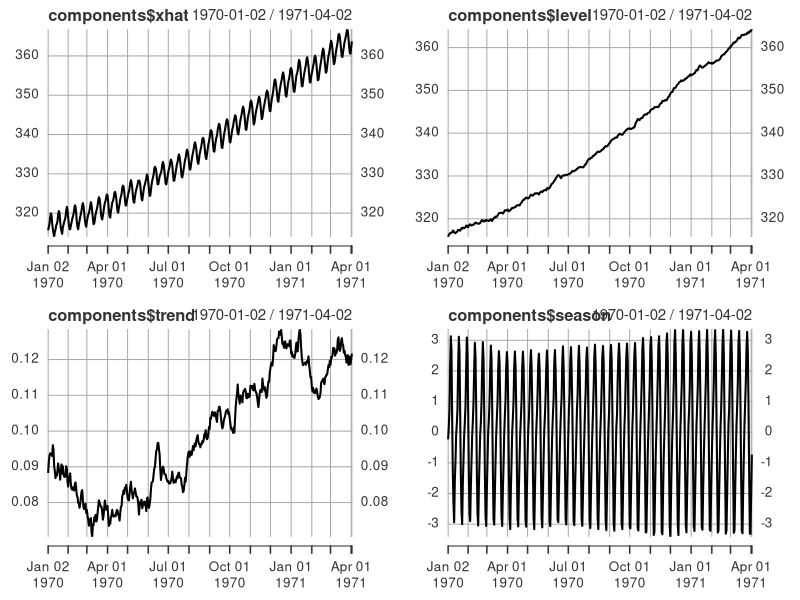
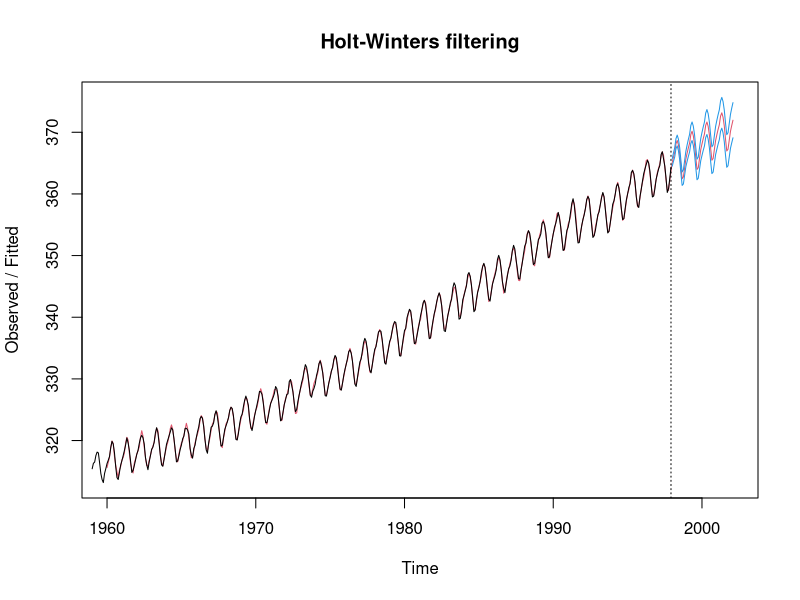
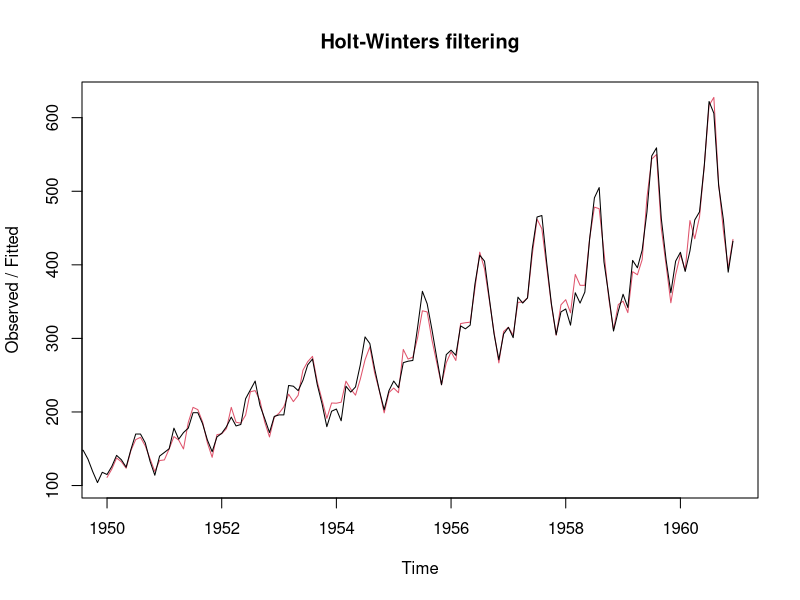
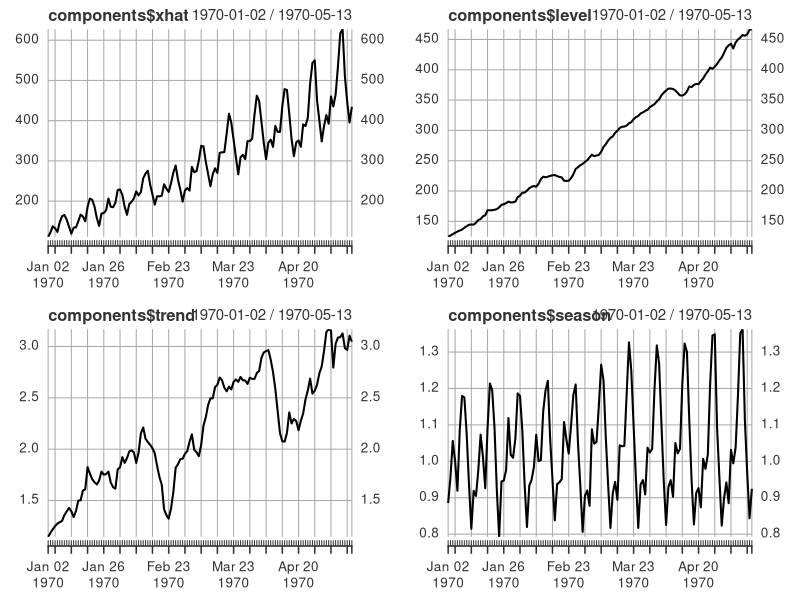
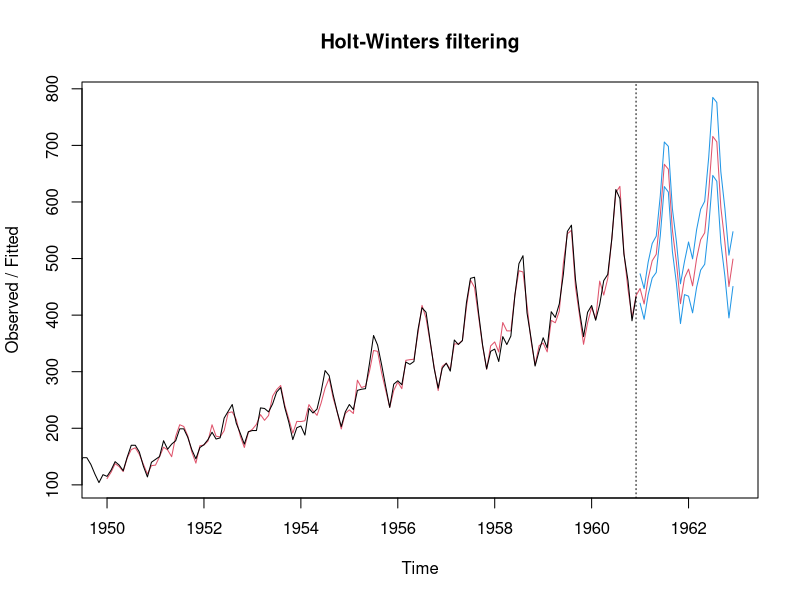
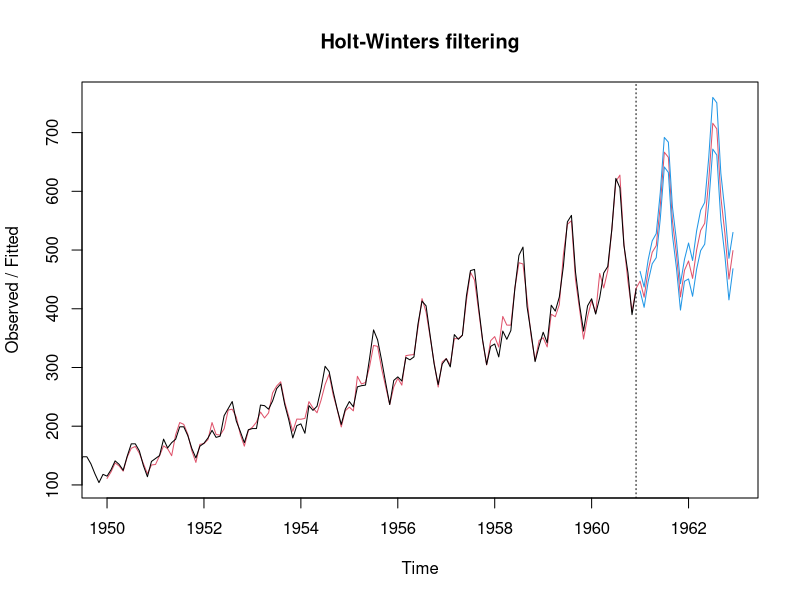

Write the R code that produced these figures, in order. (Note: this script raises an error after producing the figures.)
#-------------------------------------------------------------------------------------#
# ECMT2130 Financial Econometrics
# Written by Geoff Shuetrim
# Lecture 07: Efficient markets hypothesis and stationary time series
#
# Covers:
#
# - Stationary and non-stationary data examples.
#
# - Financial prices as geometric random walks.
#
# - Holt Winters EWMA models.
#
#-------------------------------------------------------------------------------------

#-------------------------------------------------------------------------------------
# Load relevant packages
#-------------------------------------------------------------------------------------

# Red Excel data
library(readxl)

# Extended time series package
library(xts)

#-------------------------------------------------------------------------------------
# EWMA: Use Holt Winters to forecast C02 concentration in atmosphere (monthly)
#-------------------------------------------------------------------------------------


# Fit the model
(model <- HoltWinters(co2, seasonal = "additive"))
summary(model)

# View the components of the model
components <- as.data.frame(fitted(model))
components <- as.xts(components, order.by = as.Date(index(components)))
par(mfrow=c(2,2))
plot(components$xhat)
plot(components$level)
plot(components$trend)
plot(components$season)
par(mfrow=c(1,1))

# Make forecasts
predictions <- predict(model, 50, prediction.interval = TRUE)
plot(model, predictions)

#-------------------------------------------------------------------------------------
# EWMA: Use Holt Winters to fit monthly airline passengers with multiplicative season
#-------------------------------------------------------------------------------------
(model <- HoltWinters(AirPassengers, seasonal = "mult"))
plot(model)

components <- as.data.frame(fitted(model))
components <- as.xts(components, order.by = as.Date(index(components)))
par(mfrow=c(2,2))
plot(components$xhat)
plot(components$level)
plot(components$trend)
plot(components$season)
par(mfrow=c(1,1))

# 99% confidence interval
predictions <- predict(model, 24, prediction.interval = TRUE, level = 0.99)
plot(model, predictions)

# 90% confidence interval
predictions <- predict(model, 24, prediction.interval = TRUE, level = 0.9)
plot(model, predictions)

#-------------------------------------------------------------------------------------
# Stationary series
#-------------------------------------------------------------------------------------

# Set the number of observations
T = 1000

# Gaussian white noise (stationary)
data <- as.timeSeries(rnorm(T,mean=0, sd = 1))
colnames(data) <- c("White noise N(0,1)")
plot(data)

# Mean reverting AR(1) process (x_t = 0.75 x_t-1 + e_t)
data <- as.timeSeries(arima.sim(list(order = c(1,0,0), ar = 0.75), n = T, mean = 0, sd = 1))
colnames(data) <- c("AR(1) with 0.75 coefficient")
plot(data)


#------------------------------------------------------------------------------------
# Non-stationary series
#------------------------------------------------------------------------------------

# Deterministic trend
data <- as.timeSeries(1:T + rnorm(T,mean=0, sd = 2))
colnames(data) <- c("Deterministic trend")
plot(data)

# Random walk
data <- as.timeSeries(arima.sim(list(order = c(0,1,0)), n = T, mean = 0, sd = 1))
colnames(data) <- c("Random walk")
plot(data)

# Random walk with drift
data <- as.timeSeries(arima.sim(list(order = c(0,1,0)), n = T, mean = 0.25, sd = 1))
colnames(data) <- c("Random walk")
plot(data)

#------------------------------------------------------------------------------------------
# US daily market index and returns
#------------------------------------------------------------------------------------------

# Read data from spreadsheet in same folder as this R script.
# Double click on "myData" in the environment tab to see that data in a tabular view. 
data <- read_excel("Fama_French_market_daily_returns.xlsx")
dates <- as.Date(data$Date)
dataXts <- xts(data[,7:ncol(data)], order.by=dates)

timespan <- '20100101/20201231'

# Reconstruct adjusted prices (adjusting for dividends etc) from returns.
dataXts$Pm <- exp(cumsum(dataXts$Rm / 100))

# Plot the time series of daily returns for various industries.
# Look at alternative date ranges yourself.
par(mfrow = c(2, 1))
plot.xts(dataXts$Rm[timespan], col=c('blue'), main="Market returns (%)")
plot.xts(dataXts$Pm[timespan], col=c('red'), main="Market index")
par(mfrow = c(1, 1))

# Compare volatility over different observation frequencies

#Daily data standard deviation
sd(dataXts$Rm, na.rm=TRUE)

# Weekly data
aggregatedData <- to.weekly(dataXts$Pm)
weeklyRm <- diff.xts(log(aggregatedData$`dataXts$Pm.Close`), lag = 1, differences = 1) * 100
plot.xts(weeklyRm, col=c('blue'), main="Weekly market return")
sd(weeklyRm, na.rm=TRUE)
sd(dataXts$Rm, na.rm=TRUE) * sqrt(5)

# Monthly data
aggregatedData <- to.monthly(dataXts$Pm)
monthlyRm <- diff.xts(log(aggregatedData$`dataXts$Pm.Close`), lag = 1, differences = 1) * 100
plot.xts(monthlyRm, col=c('blue'), main="Monthly market return")
sd(monthlyRm, na.rm=TRUE)
sd(dataXts$Rm, na.rm=TRUE) * sqrt(20.8)

# Yearly data
aggregatedData <- to.yearly(dataXts$Pm)
yearlyRm <- diff.xts(log(aggregatedData$`dataXts$Pm.Close`), lag = 1, differences = 1) * 100
plot.xts(yearlyRm, col=c('blue'), main="Monthly market return")
sd(yearlyRm, na.rm=TRUE)
sd(dataXts$Rm, na.rm=TRUE) * sqrt(261)

# Collate volatilities of returns over 1 through N days. 260 = average working days per year in USA
N <- 260
actualSD <- vector("numeric", N) # prepare a container for actual standard deviations
predictedSD <- vector("numeric", N) # prepare a container for predicted standard deviations.
for (i in 1:N) {
  actualSD[i] <- sd(diff.xts(log(dataXts$Pm), lag = i, differences = 1) * 100, na.rm = TRUE)
  predictedSD[i] <- sd(dataXts$Rm, na.rm=TRUE) * sqrt(i)
}

plot(actualSD, predictedSD, xlab = "Actual", ylab="Predicted", main = "Market return standard deviations over different data frequencies")
grid(NULL, NULL, col = "blue", lty = "dotted",
     lwd = par("lwd"), equilogs = TRUE)
# Try running the comparison above but with N = 5000? 
# Can you interpret the kinks in the scatter plot?


